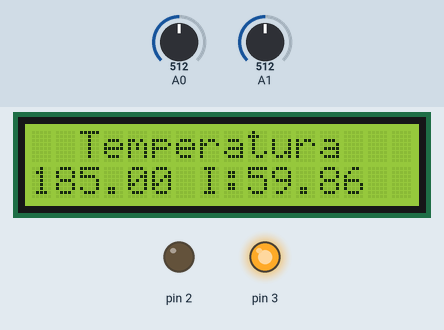
Recording of a sketch running on a simulated Arduino Uno, built with avr-gcc and run on an emulated ATmega328P. Shown: 16×2 character LCD, output pins drawn as LEDs (lit = HIGH). The test bench sets the inputs (shaded band); at power-on: A0 = 512, A1 = 512. What the sketch prints to the serial monitor is not drawn.

Above: at 1.2 s.
1.3 s: A0 set to 306
At 2.9 s:
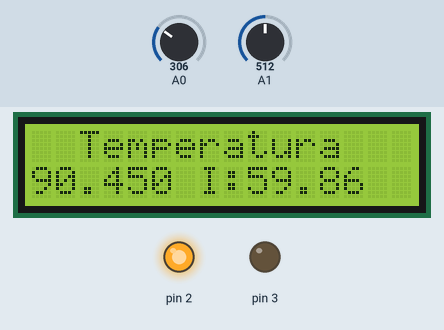
4.7 s: A1 set to 716
At 6.2 s:
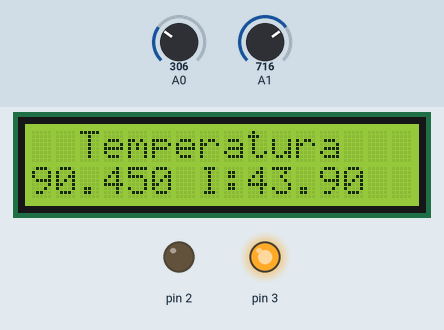
6.7 s: A0 set to 122
At 8.5 s:
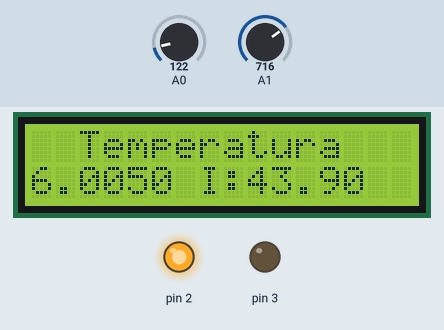
8.8 s: A1 set to 900
At 9.8 s:
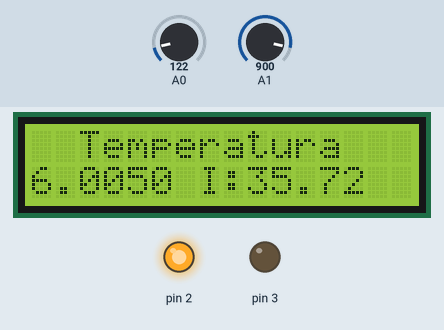
10.8 s: A0 set to 0
At 12.3 s:
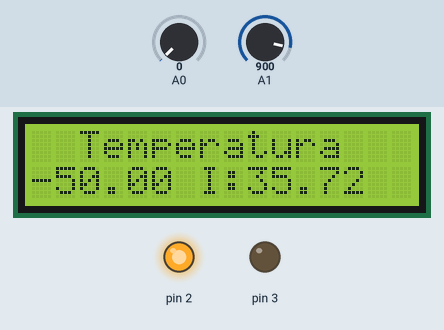
12.9 s: A1 set to 1023
At 14.9 s:
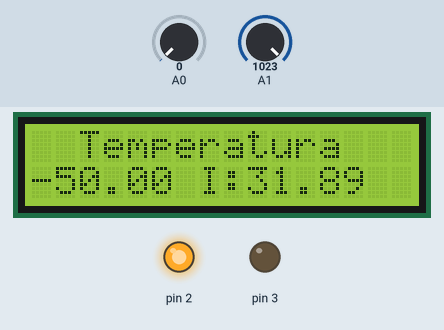
Timing chart, 0 to 15.9 s (numbered marks = the images above; inputs shaded):
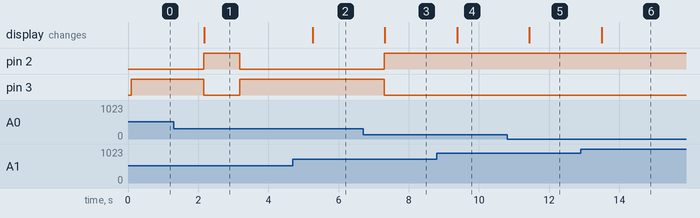

Measured:
- after the input at 1.3 s, pin 2: LOW → HIGH after 0.86 s, → LOW 1.0 s later; pin 3: HIGH → LOW after 0.86 s, → HIGH 1.0 s later; the display: changes after 0.87 s (image 1)
- after the input at 4.7 s, the display: changes after 0.56 s (image 2)
- after the input at 6.7 s, pin 2: LOW → HIGH after 0.60 s; pin 3: HIGH → LOW after 0.60 s; the display: changes after 0.62 s (image 3)
- after the input at 8.8 s, the display: changes after 0.58 s (image 4)
- after the input at 10.8 s, the display: changes after 0.64 s (image 5)
- after the input at 12.9 s, the display: changes after 0.60 s (image 6)

The sketch:

PID-Test.ino
```cpp
#include <Wire.h>
#include <LiquidCrystal_I2C.h>
#include <PID_v1.h>

LiquidCrystal_I2C lcd(0x27,16,2);
// Variables
int sensorInput;
int potInput;
double Vout= 0;
double R1= 10000;
double R2= 0;
double buffer= 0;

// INPUT
double tempInput;
// Output
double tempOutput;
double pidOutput;

int salidaFoco;
int salidaAbanico;

// PID
double Kp=54, Ki=13, Kd=5;
PID myPID(&tempOutput, &pidOutput, &tempInput, Kp, Ki, Kd, DIRECT);

void setup()
{
  Serial.begin(9600);

  lcd.init();
  lcd.backlight();
  lcd.setCursor(0,0);
  lcd.print("  Temperatura  ");

  myPID.SetMode(AUTOMATIC);
  myPID.SetTunings(Kp, Ki, Kd);
}


void loop()
{
  //analogWrite(2, 255);
  sensorInput = analogRead(0);
  tempOutput = (float)sensorInput / 1024;
  //temp = ((temp*4.7)-0.5)*100;
  tempOutput *= 4.7;
  tempOutput -= 0.5;
  tempOutput *= 100;
  lcd.setCursor(0,1);
  lcd.print(tempOutput);

  potInput= analogRead(1);
  if(potInput) {
  buffer= potInput * 5;
  Vout= (buffer)/1024.0;
  buffer= (5/Vout) -1;
  R2= R1 * buffer; }
  tempInput=0.0028*R2+31.86;
  lcd.setCursor(7, 1);
  lcd.print("I:");
  lcd.print(tempInput);

  myPID.Compute();

  salidaFoco = (int)pidOutput;
  salidaAbanico = 255-salidaFoco;

  analogWrite(2, salidaFoco);
  analogWrite(3, salidaAbanico);

  String msg1 = "Temp deseada: ";
  String msg2 = "Temp actual: ";
  String msg3 = "Salida Foco: ";
  String msg4 = "Salida Abanico: ";
  Serial.println(msg1 + tempInput);
  Serial.println(msg2 + tempOutput);
  Serial.println(msg3 + salidaFoco);
  Serial.println(msg4 + salidaAbanico);
  Serial.println("");

  delay(1000);
}
```
